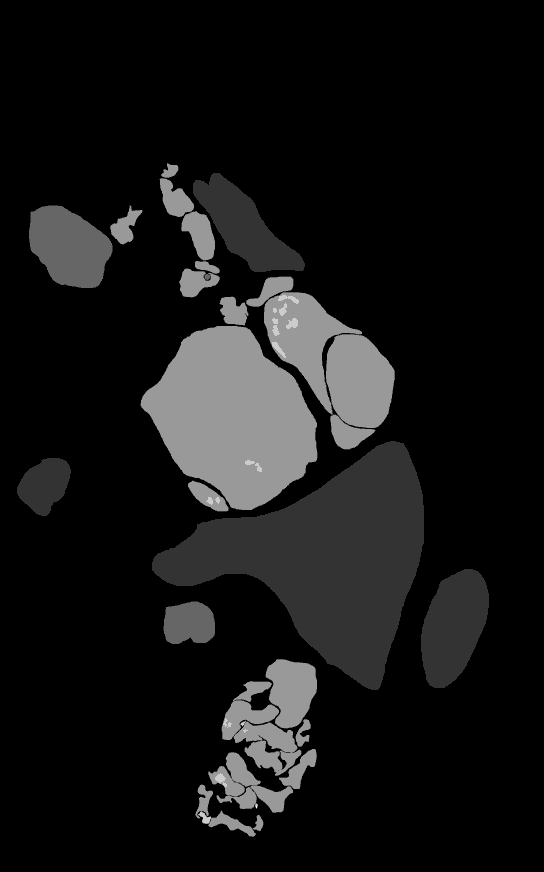
#> input picture Subset1_Train_GroundTruth_2x_indeximage/Subset1_Train_13.tif, 544 x 872 px, shrunk from 4896 x 7848 before the run; its folder holds 4 pictures in this run
$ python evalMiccaiV2.py
#> lines starting #> are read from the running program, lines starting #| are printed output that depends on the picture
#!/usr/bin/python

'''
Haoda Lu, jydada2018@gmail.com
2022/03/31

Evaluation metrics for AGGC2022 inspired by paper Fully Convolutional Networks for Semantic Segmentation.
'''
import matplotlib.pyplot as plt
import os.path
from PIL import Image
Image.MAX_IMAGE_PIXELS = None
import numpy as np
import glob
from sklearn.metrics import confusion_matrix
import itertools

def segm_size(segm):
    try:
        height = segm.shape[0]
        width = segm.shape[1]
    except IndexError:
        raise

    return height, width


def check_size(eval_segm, gt_segm):
    h_e, w_e = segm_size(eval_segm)
    h_g, w_g = segm_size(gt_segm)

    if (h_e != h_g) or (w_e != w_g):
        raise EvalSegErr("DiffDim: Different dimensions of matrices!")

'''
Exceptions
'''

class EvalSegErr(Exception):
    def __init__(self, value):
        self.value = value

    def __str__(self):
        return repr(self.value)


def plot_confusion_matrix(cm, Name,
                          target_names,
                          title='Confusion matrix',
                          cmap='Blues',
                          normalize=True):
    accuracy = np.trace(cm) / float(np.sum(cm))
    misclass = 1 - accuracy

    if cmap is None:
        cmap = plt.get_cmap('Blues')

    plt.figure(figsize=(9, 7))
    #    plt.figure()
    plt.imshow(cm, interpolation='nearest', cmap=cmap)
    plt.title(title)
    plt.colorbar()

    if target_names is not None:
        tick_marks = np.arange(len(target_names))
        plt.xticks(tick_marks, target_names, rotation=45)
        plt.yticks(tick_marks, target_names)

    if normalize:
        cm = cm.astype('float') / cm.sum(axis=1)[:, np.newaxis]

    thresh = cm.max() / 1.5 if normalize else cm.max() / 2
    for i, j in itertools.product(range(cm.shape[0]), range(cm.shape[1])):
        if normalize:
            plt.text(j, i, "{:0.4f}".format(cm[i, j]),
                     horizontalalignment="center",
                     color="white" if cm[i, j] > thresh else "black")
        else:
            plt.text(j, i, "{:,}".format(cm[i, j]),
                     horizontalalignment="center",
                     color="white" if cm[i, j] > thresh else "black")

    plt.tight_layout()
    plt.ylabel('True label', size=15)
    plt.xlabel('Predicted label\naccuracy={:0.4f}; misclass={:0.4f}'.format(accuracy, misclass), size=15)
    plt.savefig('./' + Name + '_Confusion_Matrix.png', format='png', bbox_inches='tight')
    # plt.show()

def main():

    annotation_root = "./Subset1_Train_GroundTruth_2x_indeximage/"
    seg_root = "./Subset1_Train_PredictionExample_2x_indeximage/"

    # annotations = os.listdir(annotation_root)

    annotations = sorted(glob.glob(annotation_root + '\\' + '*.tif'))
    conf_mat = np.zeros((6, 6))
    for i, filename in enumerate(annotations):
        print(" %s  %d / %d" % (filename, i + 1, len(annotations)))
        dirname, Name = os.path.split(filename)
        gt_path = filename
        seg_path = seg_root + Name
        gt = Image.open(gt_path)
#> gt is the input picture: PIL image 544x872 L; min 0, max 5, mean 0.422
        gt = np.array(gt)
        seg = Image.open(seg_path)
        seg = np.array(seg)
        check_size(seg, gt)
#> in check_size, `h_e, w_e = segm_size(eval_segm)`: h_e = 872; w_e = 544
#> in check_size, `h_g, w_g = segm_size(gt_segm)`: h_g = 872; w_g = 544

        cont1 = 0
        cont2 = 0
        a = list([0]) * (gt.shape[0]*gt.shape[1])
        for i in range(gt.shape[0]):
            for j in range(gt.shape[1]):
                a[cont1] = gt[i, j]
                cont1 = cont1 + 1
#> after the loop, a = 474368 items; cont1 = 474368

        b = list([0]) * (seg.shape[0]*seg.shape[1])
        for i in range(seg.shape[0]):
            for j in range(seg.shape[1]):
                b[cont2] = seg[i, j]
                cont2 = cont2 + 1
#> after the loop, b = 474368 items; cont2 = 474368

        plot_confusion_matrix(confusion_matrix(y_true=a, y_pred=b), Name, normalize=False, target_names=["Background", "Stroma", "Normal", "G3", "G4", "G5"],
                              title='Confusion Matrix')
#> in plot_confusion_matrix, `accuracy = np.trace(cm) / float(np.sum(cm))`: accuracy = 1
#> in plot_confusion_matrix, `misclass = 1 - accuracy`: misclass = 0
#> in plot_confusion_matrix, `thresh = cm.max() / 1.5 if normalize else cm.max() / 2`: thresh = 187327
#> in plot_confusion_matrix, `plt.savefig('./' + Name + '_Confusion_Matrix.png', format='png', bbox_..`:
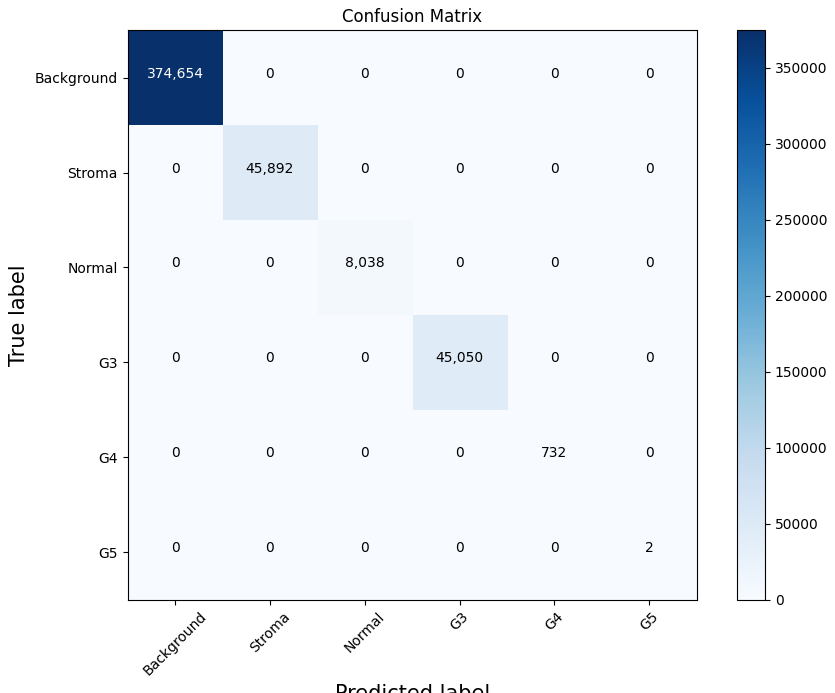
#> figure drawn by matplotlib, 2 panels
        conf_mat = conf_mat + confusion_matrix(y_true=a, y_pred=b)
#> conf_mat = [[374654, 0, 0, 0, 0, 0], [0, 45892, 0, 0, 0, 0], [0, 0, 8038, 0, 0, 0], [0, 0, 0, 45050, 0, 0], [0, 0, 0, 0, 732, 0], [0, 0, 0, 0, 0, 2]]
#> pass 2 of the loop in main, `for i, filename in enumerate(annotations):`:
#|  ./Subset1_Train_GroundTruth_2x_indeximage/Subset1_Train_4.tif  2 / 4
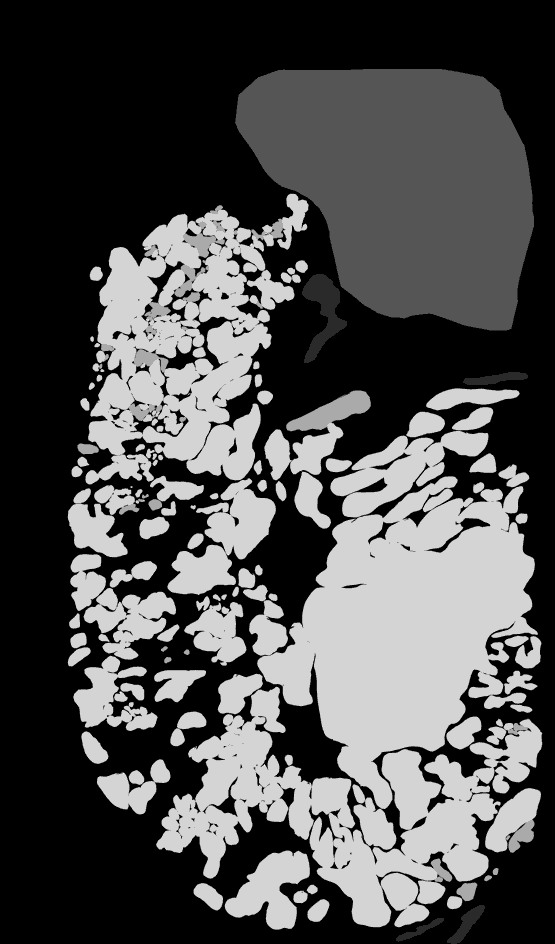
#> input picture Subset1_Train_GroundTruth_2x_indeximage/Subset1_Train_4.tif, 555 x 944 px, shrunk from 4992 x 8496 before the run
#> in main, gt is the input picture: PIL image 555x944 L; min 0, max 6, mean 1.86
#> after the loop in main, `for i in range(gt.shape[0]):`: a = 523920 items; cont1 = 523920
#> after the loop in main, `for i in range(seg.shape[0]):`: b = 523920 items; cont2 = 523920
#> thresh = 141415
#> in plot_confusion_matrix (call 2), `plt.savefig('./' + Name + '_Confusion_Matrix.png', format='png', bbox_..`:
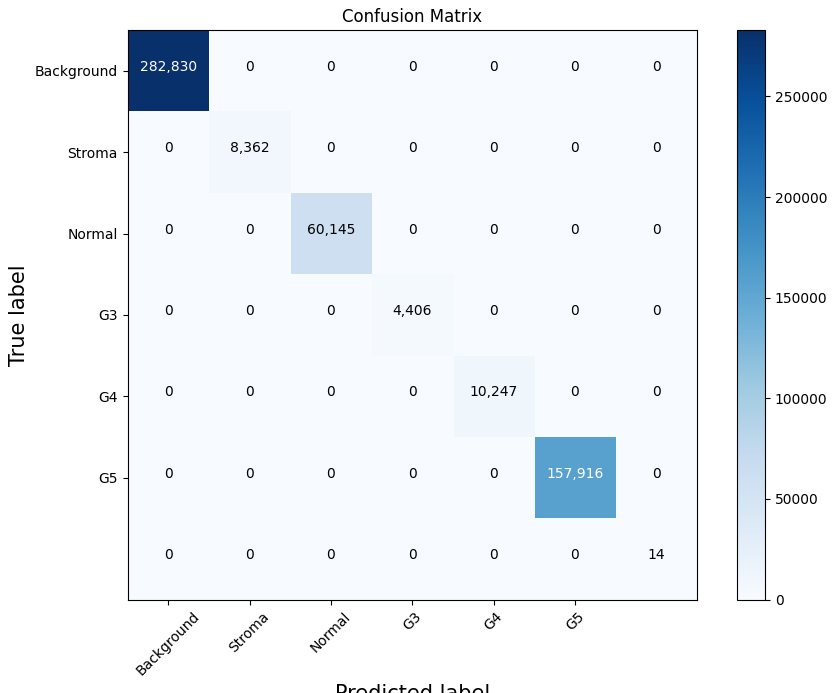
#> figure drawn by matplotlib, 2 panels

    # Weighted-average F1-score = 0.25 * F1-score_G3 + 0.25 * F1-score_G4 +0.25 * F1-score_G5 +0.125 * F1-score_Normal +0.125 * F1-score_Stroma, where:
    #
    # F1-score=2×Precision×Recall/(Precision+ Recall);Precision=TP/(TP+FP);Recall=TP/(TP+FN)


    Stroma_Recall = conf_mat[1, 1] / np.sum(conf_mat[1, :])
    Normal_Recall = conf_mat[2, 2] / np.sum(conf_mat[2, :])
    G3_Recall = conf_mat[3, 3] / np.sum(conf_mat[3, :])
    G4_Recall = conf_mat[4, 4] / np.sum(conf_mat[4, :])
    G5_Recall = conf_mat[5, 5] / np.sum(conf_mat[5, :])


    Stroma_Pre = conf_mat[1, 1] / (np.sum(conf_mat[:, 1]) - conf_mat[0, 1])
    Normal_Pre = conf_mat[2, 2] / (np.sum(conf_mat[:, 2]) - conf_mat[0, 2])
    G3_Pre = conf_mat[3, 3] / (np.sum(conf_mat[:, 3]) - conf_mat[0, 3])
    G4_Pre = conf_mat[4, 4] / (np.sum(conf_mat[:, 4]) - conf_mat[0, 4])
    G5_Pre = conf_mat[5, 5] / (np.sum(conf_mat[:, 5]) - conf_mat[0, 5])

    F1_Stroma = 2 * Stroma_Pre * Stroma_Recall / (Stroma_Pre + Stroma_Recall)
    F1_Normal = 2 * Normal_Pre * Normal_Recall / (Normal_Pre + Normal_Recall)
    F1_G3 = 2 * G3_Pre * G3_Recall / (G3_Pre + G3_Recall)
    F1_G4 = 2 * G4_Pre * G4_Recall / (G4_Pre + G4_Recall)
    F1_G5 = 2 * G5_Pre * G5_Recall / (G5_Pre + G5_Recall)

    Weighted_average_F1score = 0.25 * F1_G3 + 0.25 * F1_G4 + 0.25 * F1_G5 + 0.125 * F1_Normal + 0.125 * F1_Stroma

    print(" %s = %.4f " % ('Weighted_average_F1score ', Weighted_average_F1score))
    print(Weighted_average_F1score)


if __name__ == "__main__":
#> (the run stopped early here; a loop or call above may not have finished)
